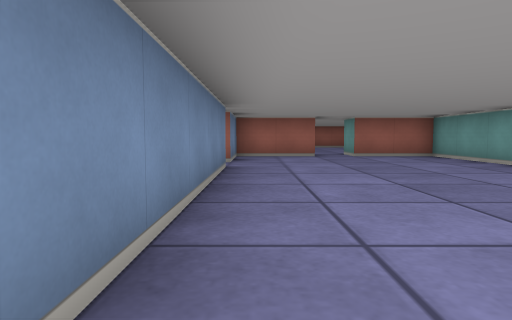
view 1 (above)

14 first-person views from a walk through a cub3D ray-caster map. The camera is about half as high as the walls, tilts 4° down and sees 75° across. The floor is counted in squares. Each view is taken from the middle of a square. On the plan, view 1 faces up. The plan holds only what a view shows up to about 9 squares ahead; the rest is blank.

view 2
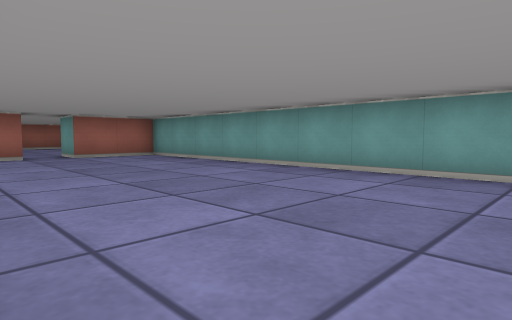

view 3
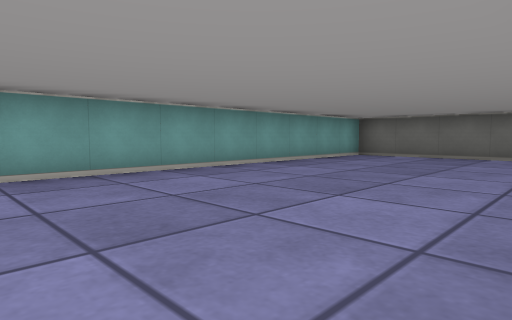

view 4
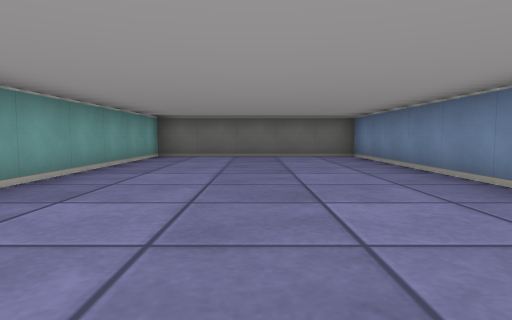

view 5
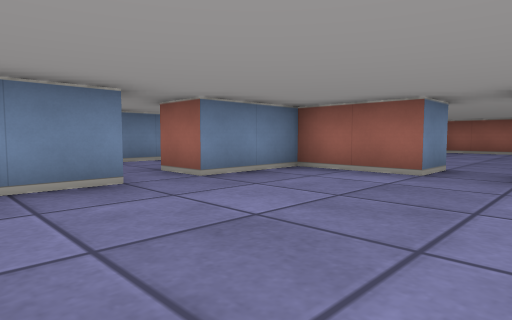

view 6
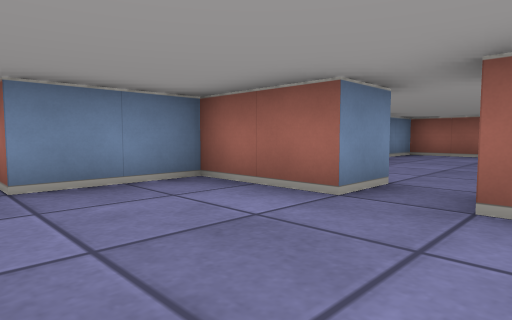

view 7
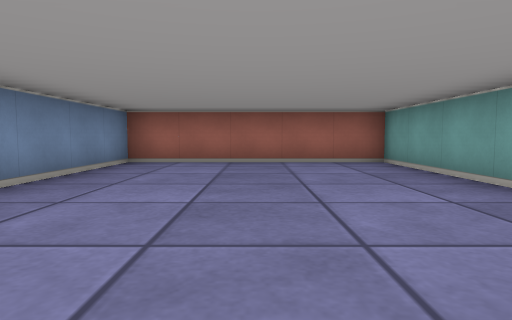

view 8
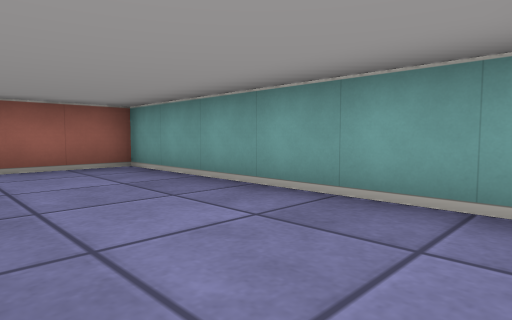

view 9
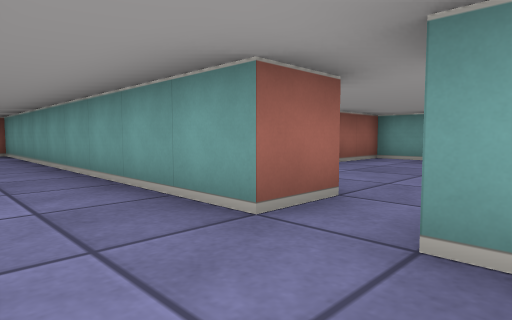

view 10
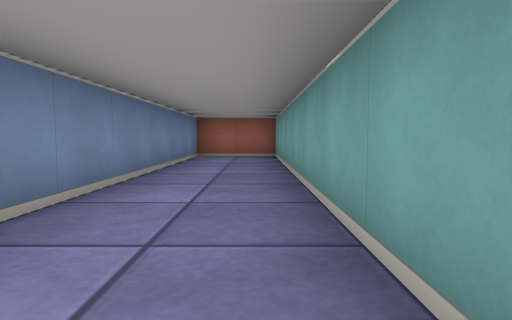

view 11
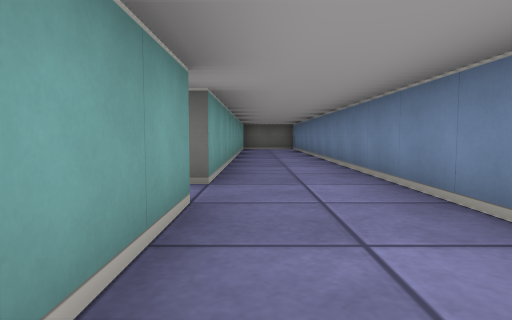

view 12
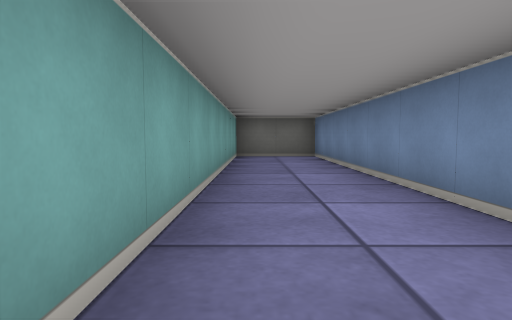

view 13
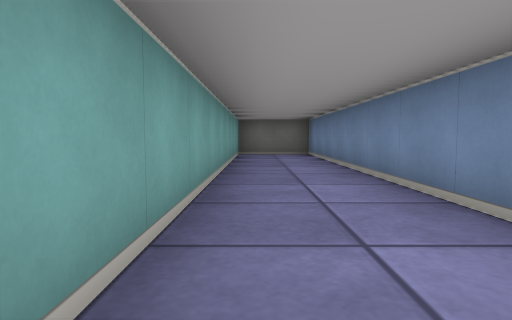

view 14
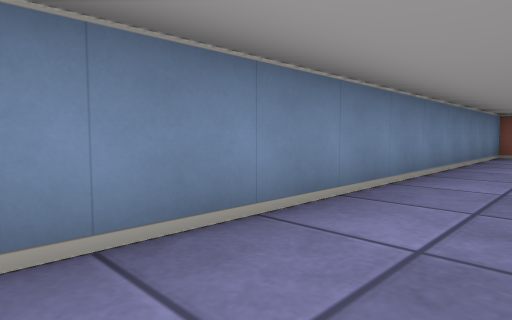

### Floor plan
Points are (right, up) in squares from view 1. A wall is a line through its corners. A room is listed if a view was taken in it or the views show most of it. See-through windows are left out.
Room 1 (views 1, 2, 3, 4, 5, 6)
walls: (-0.5, 5.6) (-0.5, -4.5) (4.5, -4.5) (4.5, 8.5) (2.5, 8.5); (1.5, 8.5) (-0.5, 8.5) (-0.5, 6.5) (-1.5, 6.5)
ways out: opening at (2, 9) to room 2; opening at (-1, 6) to room 3
Room 2 (views 7, 8)
walls: (1.5, 9.6) (1.5, 8.5); (4.5, 10.2) (4.5, 15.5) (-0.5, 15.5) (-0.5, 12.1); (2.5, 8.5) (2.5, 9.5)
ways out: opening at (2, 9) to room 1
Room 3 (views 9, 10, 11, 12, 13, 14)
walls: (-1.5, 6.5) (-1.5, 15.5) (-3.5, 15.5) (-3.5, -4.5) (-1.5, -4.5) (-1.5, 5.5)
ways out: opening at (-1, 6) to room 1

Where each view was taken, in squares from view 1:
view 1: 0 up, 0 right, facing up
view 2: 0 up, 0 right, facing up-right
view 3: 4 up, 0 right, facing down-right
view 4: 4 up, 2 right, facing down
view 5: 4 up, 3 right, facing up-left
view 6: 6 up, 3 right, facing up-left
view 7: 9 up, 2 right, facing up
view 8: 10 up, 2 right, facing up-right
view 9: 5 up, 3 left, facing up-right
view 10: 7 up, 2 left, facing up
view 11: 9 up, 2 left, facing down
view 12: 4 up, 2 left, facing down
view 13: 5 up, 2 left, facing down
view 14: 6 up, 2 left, facing up-left
